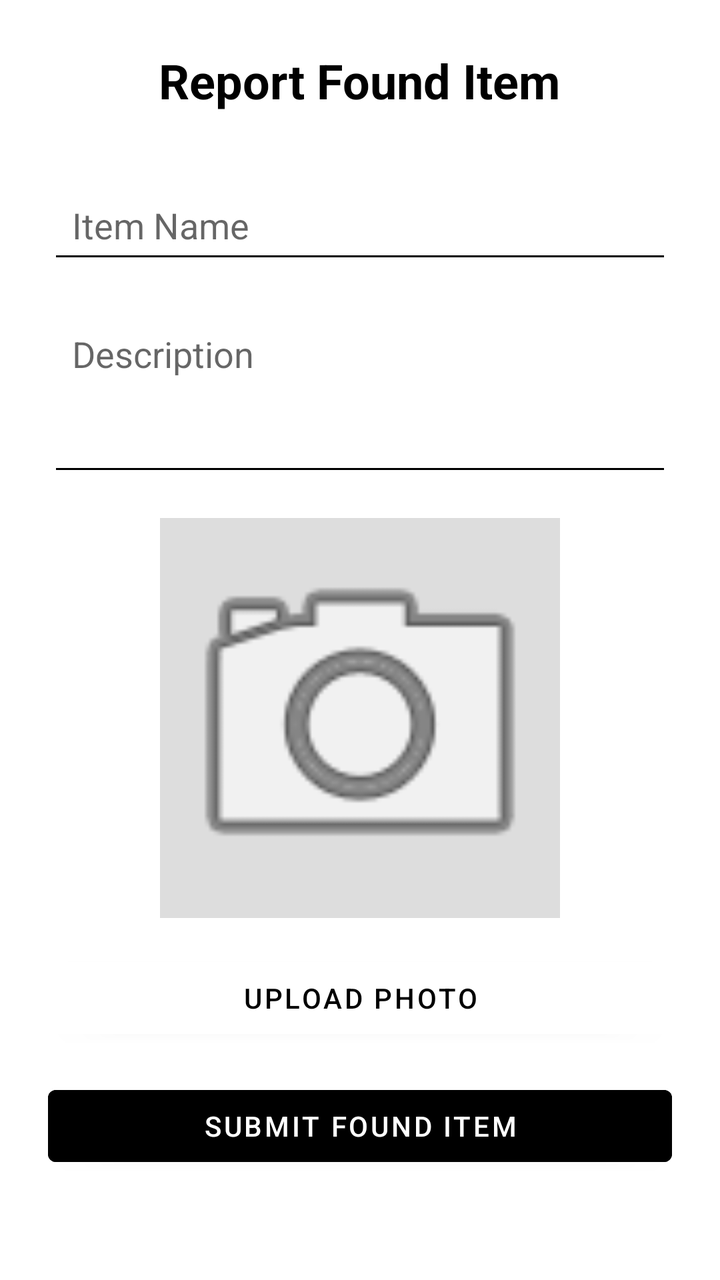
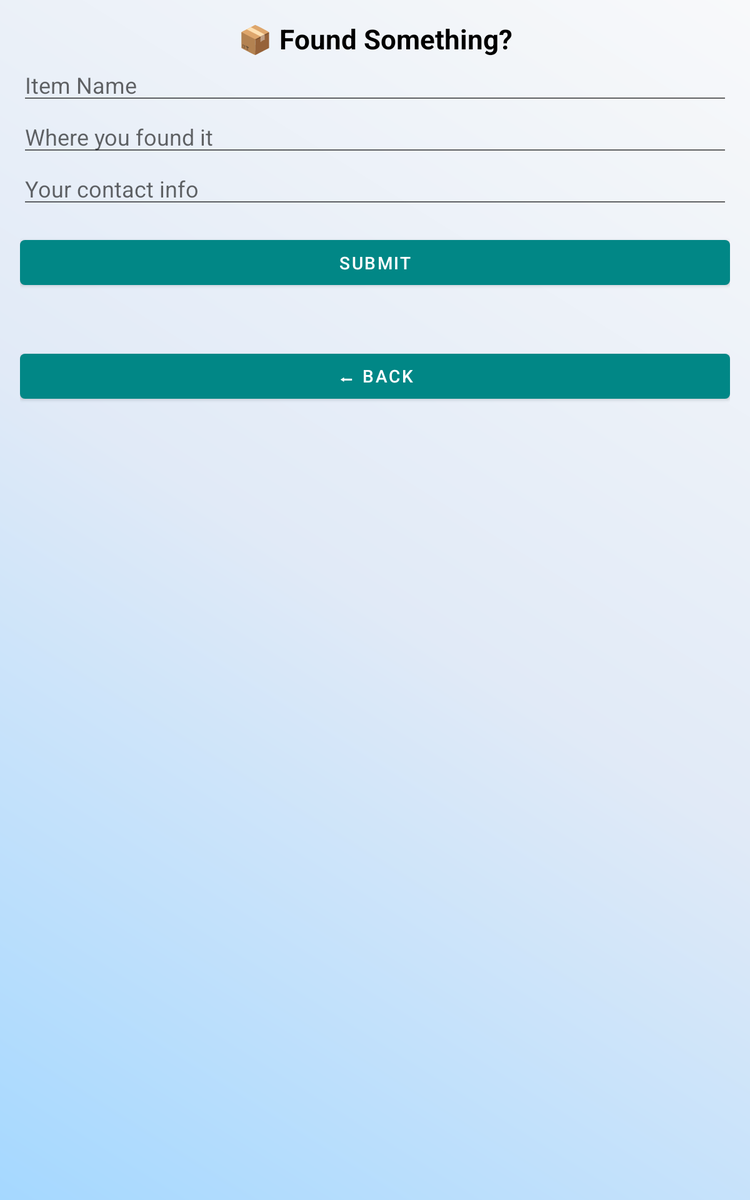

First picture: res/layout/ on a phone held upright. Second picture: the repository's own variant of that layout, on a device whose configuration matches the variant's folder. Source for both follows.
<!-- AndroidManifest.xml: application theme Theme.CampusLostAndFound -->
<!-- res/layout/activity_found_something.xml -->
<?xml version="1.0" encoding="utf-8"?>
<LinearLayout
    xmlns:android="http://schemas.android.com/apk/res/android"
    xmlns:app="http://schemas.android.com/apk/res-auto"
    android:layout_width="match_parent"
    android:layout_height="match_parent"
    android:orientation="vertical"
    android:gravity="center_horizontal"
    android:background="#FFFFFF"
    android:padding="24dp">

    <TextView
        android:id="@+id/tvFoundTitle"
        android:layout_width="wrap_content"
        android:layout_height="wrap_content"
        android:layout_marginBottom="32dp"
        android:text="Report Found Item"
        android:textColor="#000000"
        android:textSize="24sp"
        android:textStyle="bold" />

    <EditText
        android:id="@+id/etFoundItemName"
        android:layout_width="match_parent"
        android:layout_height="wrap_content"
        android:hint="Item Name"
        android:padding="12dp"
        android:backgroundTint="#000000"
        android:textColor="#000000"
        android:layout_marginBottom="16dp" />

    <EditText
        android:id="@+id/etFoundDescription"
        android:layout_width="match_parent"
        android:layout_height="wrap_content"
        android:hint="Description"
        android:padding="12dp"
        android:minLines="3"
        android:gravity="top"
        android:backgroundTint="#000000"
        android:textColor="#000000"
        android:layout_marginBottom="16dp" />

    
    <ImageView
        android:id="@+id/ivPhotoPreview"
        android:layout_width="200dp"
        android:layout_height="200dp"
        android:layout_marginBottom="16dp"
        android:background="#DDDDDD"
        android:scaleType="centerCrop"
        app:srcCompat="@android:drawable/ic_menu_camera" />

    <Button
        android:id="@+id/btnUploadPhotoFound"
        android:layout_width="match_parent"
        android:layout_height="wrap_content"
        android:text="UPLOAD PHOTO"
        android:textColor="#000000"
        android:backgroundTint="#FFFFFF"
        android:layout_marginBottom="16dp"
        android:strokeWidth="2"
        android:strokeColor="#000000" />

    <Button
        android:id="@+id/btnSubmitFound"
        android:layout_width="match_parent"
        android:layout_height="wrap_content"
        android:text="SUBMIT FOUND ITEM"
        android:textColor="#FFFFFF"
        android:backgroundTint="#000000" />

</LinearLayout>
<!-- resources referenced by this layout -->
<resources>
  <style name="Theme.CampusLostAndFound" parent="Theme.MaterialComponents.DayNight.NoActionBar">
          
          <item name="colorPrimary">@color/teal_700</item>
          <item name="colorPrimaryVariant">@color/teal_200</item>
          <item name="colorOnPrimary">@android:color/white</item>
          <item name="android:statusBarColor" tools:targetApi="l">@android:color/transparent</item>
          <item name="android:navigationBarColor">@android:color/white</item>
          <item name="android:windowBackground">@drawable/bg_gradient</item>
      </style>
  <color name="teal_700">#018786</color>
  <color name="teal_200">#03DAC5</color>
  <!-- drawable bg_gradient (drawable) -->
  <?xml version="1.0" encoding="utf-8"?>
  <shape xmlns:android="http://schemas.android.com/apk/res/android"
      android:shape="rectangle">
      <gradient
          android:angle="45"
          android:startColor="#A5D8FF"
          android:centerColor="#E1EAF7"
          android:endColor="#F8F9FA"
          android:type="linear" />
  </shape>
</resources>
<!-- res/layout-sw600dp/activity_found_something.xml (the repository's variant of the layout above) -->
<!-- drawn on a 7-inch tablet held upright -->
<?xml version="1.0" encoding="utf-8"?>
<ScrollView xmlns:android="http://schemas.android.com/apk/res/android"
    android:background="@drawable/bg_gradient"
    android:layout_width="match_parent"
    android:layout_height="match_parent"
    android:padding="16dp">

    <LinearLayout
        android:orientation="vertical"
        android:layout_width="match_parent"
        android:layout_height="wrap_content">

        <TextView
            android:text="📦 Found Something?"
            android:textSize="22sp"
            android:textStyle="bold"
            android:gravity="center"
            android:textColor="@android:color/black"
            android:layout_width="match_parent"
            android:layout_height="wrap_content"/>

        <EditText
            android:id="@+id/etItem"
            android:hint="Item Name"
            android:layout_width="match_parent"
            android:layout_height="wrap_content"/>

        <EditText
            android:id="@+id/etLocation"
            android:hint="Where you found it"
            android:layout_width="match_parent"
            android:layout_height="wrap_content"/>

        <EditText
            android:id="@+id/etContact"
            android:hint="Your contact info"
            android:layout_width="match_parent"
            android:layout_height="wrap_content"/>

        <Button
            android:id="@+id/btnSubmit"
            android:text="Submit"
            android:layout_marginTop="16dp"
            android:layout_width="match_parent"
            android:layout_height="wrap_content"/>

        <TextView
            android:id="@+id/tvMessage"
            android:layout_marginTop="12dp"
            android:textColor="@android:color/black"
            android:gravity="center"
            android:layout_width="match_parent"
            android:layout_height="wrap_content"/>

        <Button
            android:id="@+id/btnBack"
            android:text="⬅ Back"
            android:layout_marginTop="12dp"
            android:layout_width="match_parent"
            android:layout_height="wrap_content"/>
    </LinearLayout>
</ScrollView>
<!-- resources referenced by the variant -->
<!-- as a 7-inch tablet held upright resolves them -->
<resources>
  <!-- drawable bg_gradient (drawable) -->
  <?xml version="1.0" encoding="utf-8"?>
  <shape xmlns:android="http://schemas.android.com/apk/res/android"
      android:shape="rectangle">
      <gradient
          android:angle="45"
          android:startColor="#A5D8FF"
          android:centerColor="#E1EAF7"
          android:endColor="#F8F9FA"
          android:type="linear" />
  </shape>
  <style name="Theme.CampusLostAndFound" parent="Theme.MaterialComponents.DayNight.NoActionBar">
          
          <item name="colorPrimary">@color/teal_700</item>
          <item name="colorPrimaryVariant">@color/teal_200</item>
          <item name="colorOnPrimary">@android:color/white</item>
          <item name="android:statusBarColor" tools:targetApi="l">@android:color/transparent</item>
          <item name="android:navigationBarColor">@android:color/white</item>
          <item name="android:windowBackground">@drawable/bg_gradient</item>
      </style>
  <color name="teal_700">#018786</color>
  <color name="teal_200">#03DAC5</color>
</resources>
